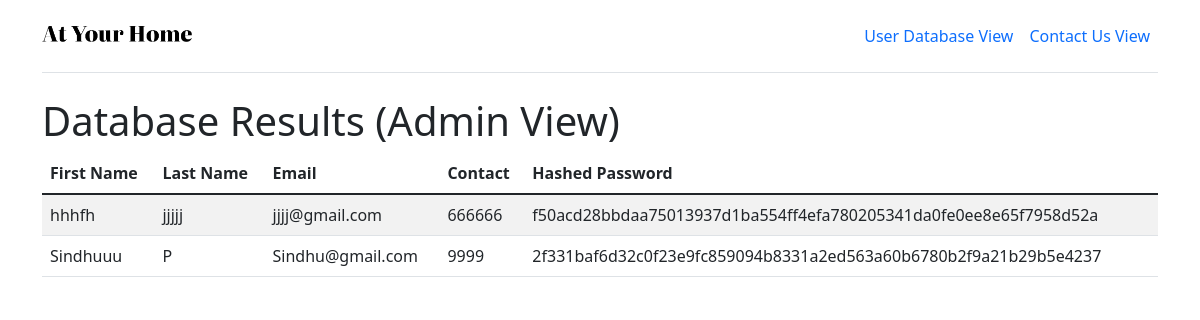
Page /viewrec on the earlier database version.
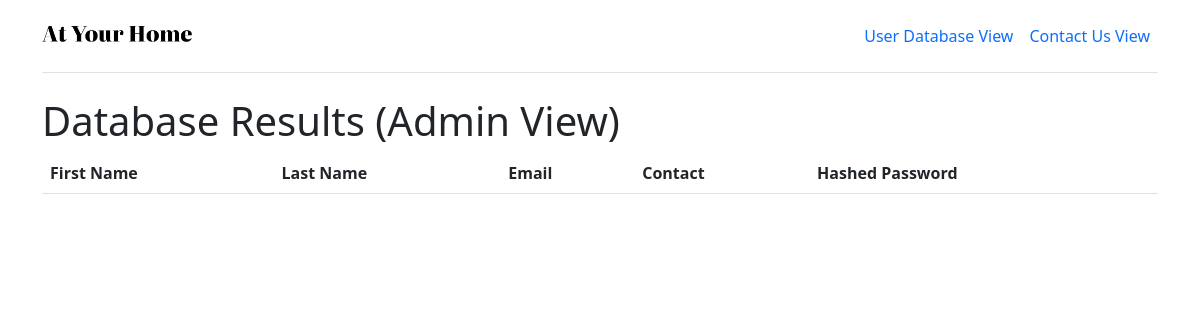
Same page on the later database version.
### tables this page shows
CREATE TABLE users (first_name TEXT, last_name TEXT, email TEXT, contact INTEGER, password TEXT);

### app.py (the view)
@app.route('/viewrec', methods=['GET'])
def viewrec():
    try:
        conn = sqlite3.connect('database.db')
        cur = conn.cursor()
        cur.execute('SELECT * FROM users')
        rows = cur.fetchall()
        conn.close()
        return render_template('viewrec.html', rows=rows)
    except Exception as e:
        msg = "Internal Server Error : " + str(e)
        return render_template('viewrec-error.html', msg=msg)

### templates/viewrec.html (shortened to what this page needs)
<!DOCTYPE html>
<html>
  <head>
    <link href="https://cdn.jsdelivr.net/npm/bootstrap@5.1.3/dist/css/bootstrap.min.css" rel="stylesheet">
    <link rel="stylesheet" href="https://cdnjs.cloudflare.com/ajax/libs/font-awesome/4.7.0/css/font-awesome.min.css" />
    <link href="https://static.rocketshop.in/css/style-seller.css" rel="stylesheet" />
    <link rel="stylesheet" href="https://code.ionicframework.com/ionicons/2.0.1/css/ionicons.min.css" />
    <link rel="stylesheet" href="https://cdnjs.cloudflare.com/ajax/libs/animate.css/4.1.1/animate.min.css" />
    <link rel="stylesheet" href="https://cdnjs.cloudflare.com/ajax/libs/OwlCarousel2/2.3.4/assets/owl.carousel.min.css">
  </head>
  <body>
    <div class="container">
      <header class="d-flex flex-wrap align-items-center justify-content-center justify-content-md-between py-3 mb-4 border-bottom">
        <div class="col-md-3 mb-2 mb-md-0">
          <a href="/" class="d-inline-flex link-body-emphasis text-decoration-none">
          <img src="{{ url_for('static', filename='img/logo.png') }}" width="150">
          </a>
        </div>
        <ul class="nav col-12 col-md-auto mb-2 justify-content-center mb-md-0">
          <li><a href="/viewrec" class="nav-link px-2">User Database View</a></li>
          <li><a href="/viewrec_contact" class="nav-link px-2">Contact Us View</a></li>
        </ul>
      </header>
    </div>
    <div class="container">
      <h1>Database Results (Admin View)</h1>
      <table class="table table-striped">
        <thead>
          <tr>
            <th>First Name</th>
            <th>Last Name</th>
            <th>Email</th>
            <th>Contact</th>
            <th>Hashed Password</th>
          </tr>
        </thead>
        <tbody>
          {% for row in rows %}
          <tr>
            <td>{{ row[0] }}</td>
            <td>{{ row[1] }}</td>
            <td>{{ row[2] }}</td>
            <td>{{ row[3] }}</td>
            <td>{{ row[4] }}</td>
          </tr>
          {% endfor %}
        </tbody>
      </table>
    </div>
  </body>
  </html>

Differences in the rows shown:
removed users: first_name "hhhfh", last_name "jjjjj", email "jjjj@gmail.com", contact "666666", password "f50acd28bbdaa75013937d1ba554ff4efa780205341da0fe0ee8e65f7958d52a"
removed users: first_name "Sindhuuu", last_name "P", email "Sindhu@gmail.com", contact "9999", password "2f331baf6d32c0f23e9fc859094b8331a2ed563a60b6780b2f9a21b29b5e4237"
